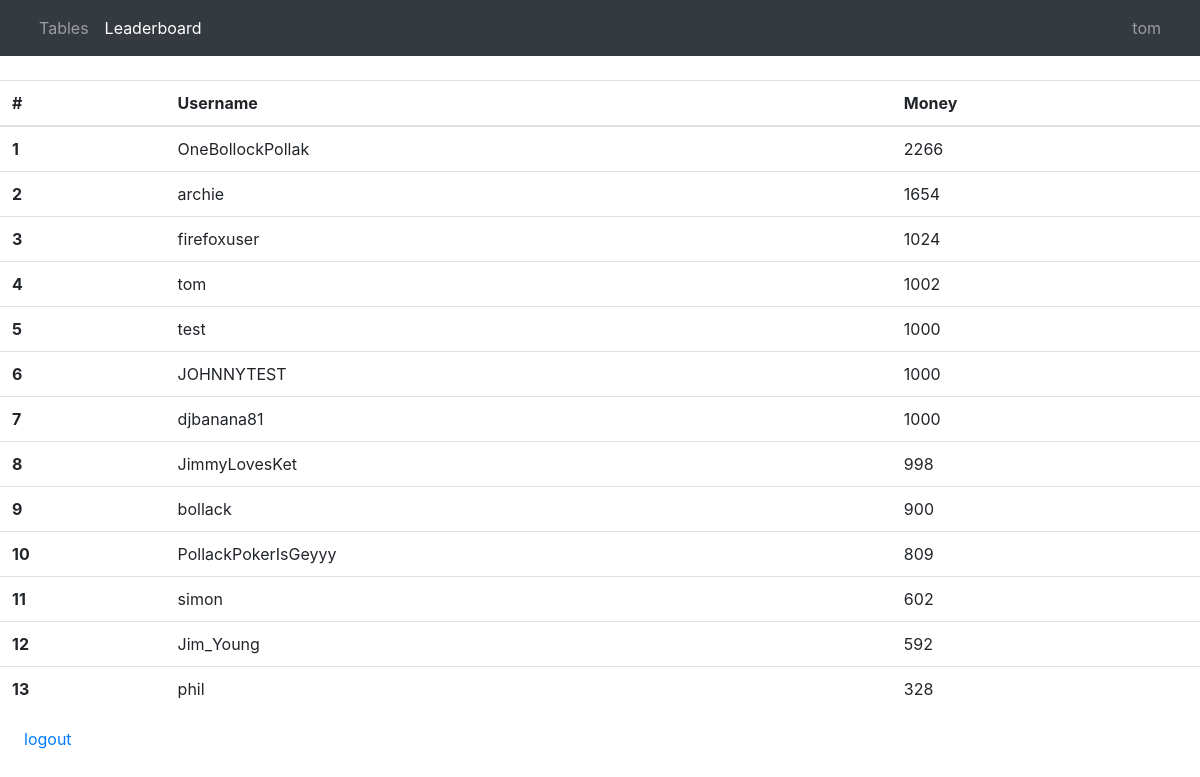
The page /leaderboard (signed in) on the database its author committed.
### accounts/models.py (models this page shows)
class CustomUser(AbstractUser):
    money = models.PositiveSmallIntegerField(default=1000)

### leaderboard/views.py (the view)
# urls.py: path('leaderboard', views.leaderboard, name='leaderboard'),
def leaderboard(request):
    users = CustomUser.objects.filter().values('username', 'money').order_by('-money')
    context = {
        'users': users
    }
    return render(request, 'leaderboard.html', context)

### tables/templatetags/tags.py (called while the page is built)
@register.simple_tag
def active(request, pattern):
    stringPattern = '^' + pattern + '$'
    if re.search(stringPattern, request.path):
        return 'nav-item active'
    return 'nav-item'

### templates/leaderboard.html
{% extends "base.html" %}
{% block pageContent %}
    <table class="table">
        <thead>
            <tr class='clickable-row' data-href='url://'>
                <th scope="col">#</th>
                <th scope="col">Username</th>
                <th scope="col">Money</th>
            </tr>
        </thead>
        <tbody>
            {% for player in users %}
                <tr onclick="window.location.href = '{% url 'profile' username=player.username %}';">
                    <th scope="row">{{ forloop.counter }}</th>
                    <td>{{ player.username }}</td>
                    <td>{{ player.money }}</td>
                </tr>
            {% endfor %}
        </tbody>
    </table>
{% endblock %}

### templates/base.html (shortened to what this page needs)
<head>
  <link href="https://stackpath.bootstrapcdn.com/bootstrap/4.3.1/css/bootstrap.min.css" rel="stylesheet">
</head>
{% load tags %}
{% url 'index' as index %}
{% url 'leaderboard' as leaderboard %}
{% url 'profile' username=user.username as profile %}
<nav class="navbar navbar-expand-sm bg-dark navbar-dark">
  <div class="container-fluid">
    <ul class="navbar-nav">
        <li class="{% active request index %}">
            <a class="nav-link" href="{{ index }}">Tables</a>
        </li>
        <li class="{% active request leaderboard %}">
            <a class="nav-link" href="{{ leaderboard }}">Leaderboard</a>
        </li>
      </ul>
    <ul class="nav navbar-nav navbar-right">
      <li class="{% active request profile %}">
          <a class="nav-link" href="{{ profile }}">{{ user.get_username }}</a>
      </li>
    </ul>
  </div>
</nav>
{% block pageContent %}{% endblock %}
{% if not user.is_authenticated %}
  <p class="ml-4">You are not logged in</p>
  <a class="ml-4" href="{% url 'login' %}">login</a>
  <a href="{% url 'signup' %}">signup</a>
{% else %}
  <p><a class="ml-4" href="{% url 'logout' %}">logout</a></p>
{% endif %}

### rows shown on the page
CustomUser: get_username "tom", username "tom", money "1002"

### other values the page prints
{{ player.username }} "OneBollockPollak" "archie" "firefoxuser" "test" "JOHNNYTEST" "djbanana81" "JimmyLovesKet" "bollack" "PollackPokerIsGeyyy" "simon" "Jim_Young" "phil"
{{ player.money }} "2266" "1654" "1024" "1000" "1000" "1000" "998" "900" "809" "602" "592" "328"
